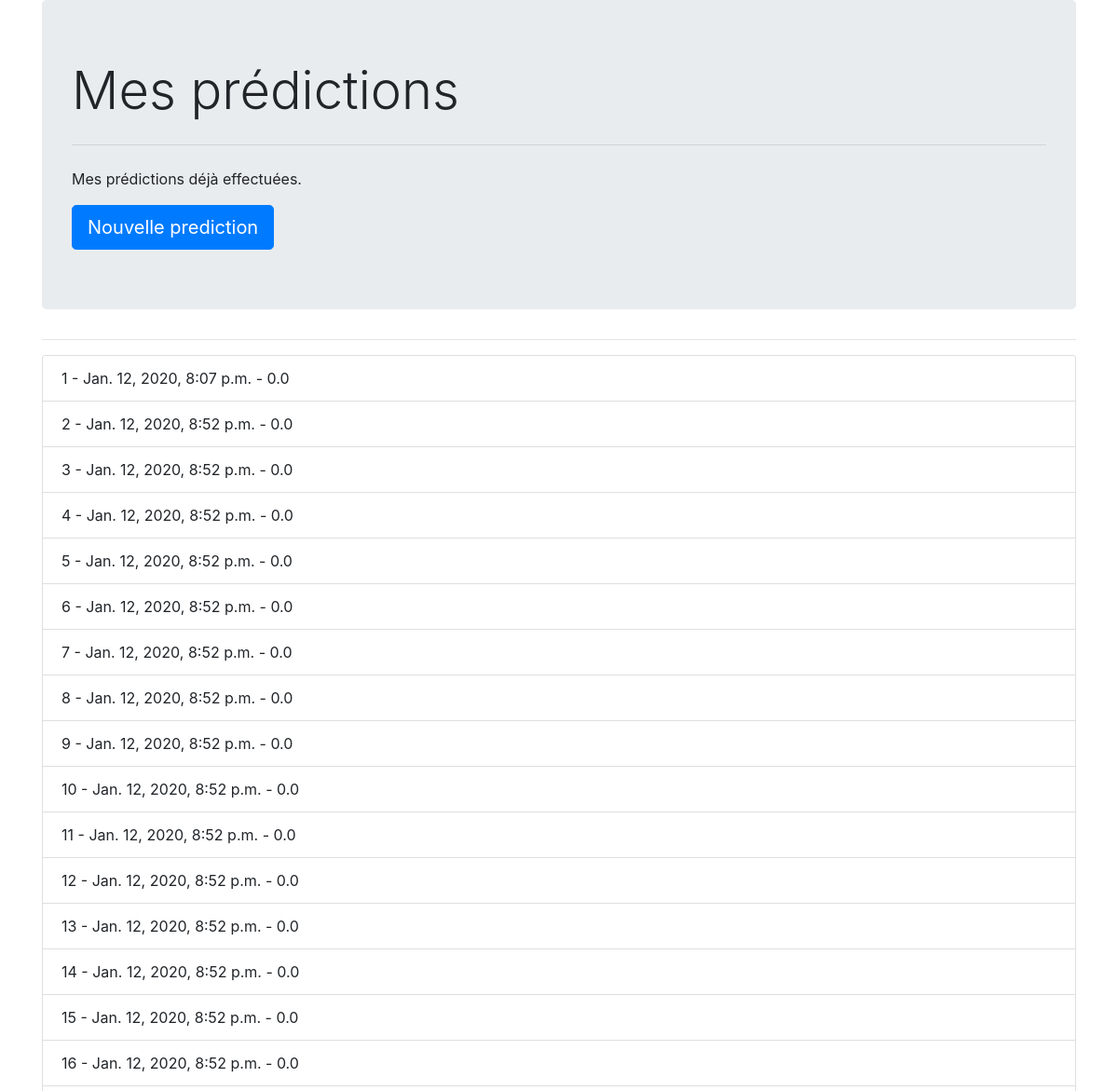
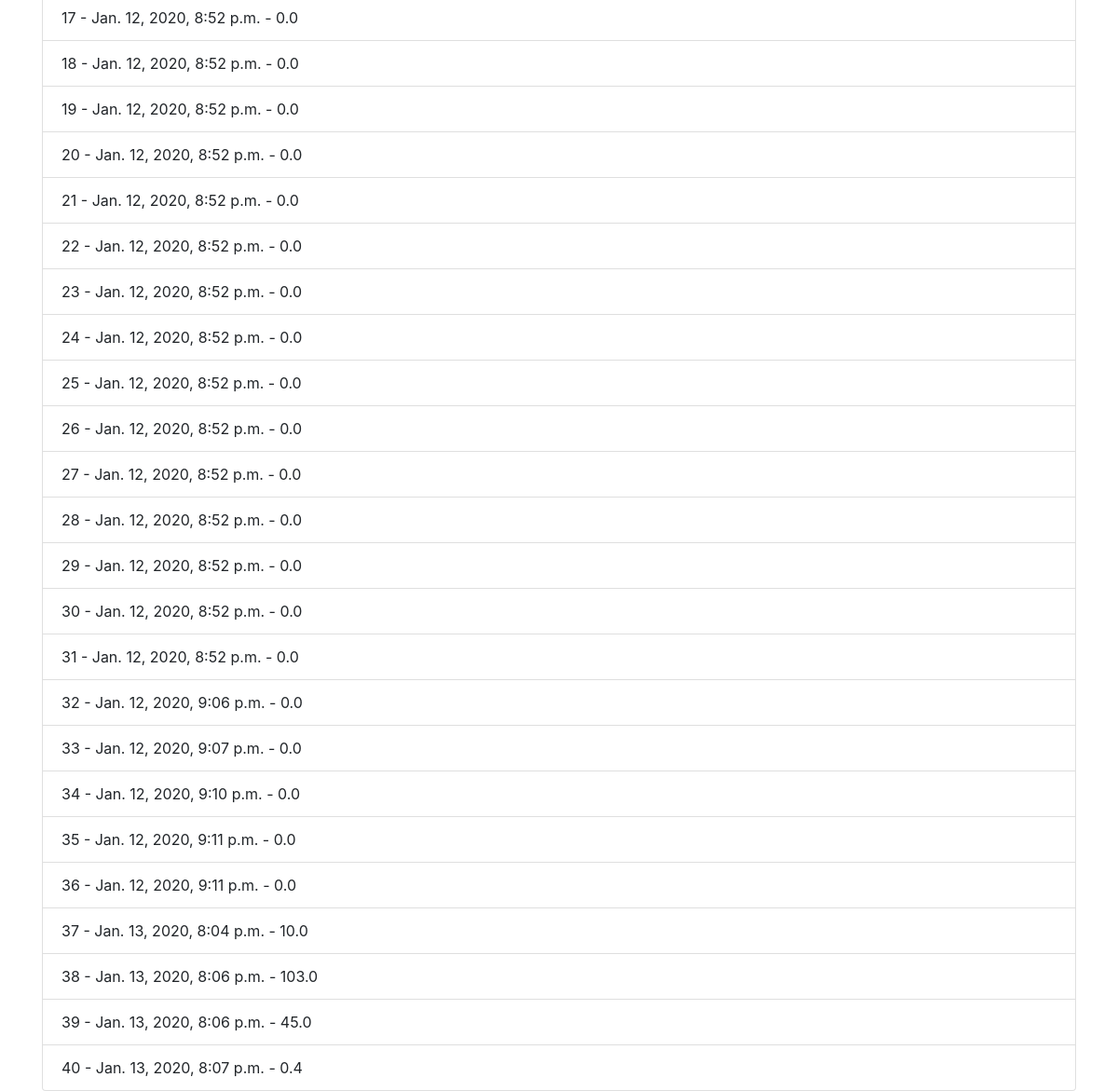
The page /predictions/ on the database its author committed (2 pictures, top to bottom).
### predictions/models.py (models this page shows)
class Prediction(models.Model):
    id = models.AutoField(primary_key=True)
    created_at = models.DateTimeField(auto_now=True)
    updated_at = models.DateTimeField(auto_now=True)
    result = models.FloatField(default=0)

### predictions/views.py (the view)
# urls.py: path('', views.prediction_index),
def prediction_index(request):
    predictions = Prediction.objects.all()
    return render(request, 'predictions/index.html', {'predictions': predictions})

### predictions/templates/predictions/index.html (shortened to what this page needs)
{% extends 'layouts/base.html' %}
{% block content %}
  <div class="container">
    <div class="jumbotron">
      <h1 class="display-4">Mes prédictions</h1>
      <hr class="my-4">
      <p>Mes prédictions déjà effectuées.</p>
      <a class="btn btn-primary btn-lg" href="new" role="button">Nouvelle prediction</a>
    </div>
    <hr>
    <ul class="list-group">
      {% for prediction in predictions %}
        <li class="list-group-item">
          {{ prediction.id }} - {{ prediction.created_at }} - {{ prediction.result }}
        </li>
      {% endfor %}
    </ul>
{% endblock %}

### templates/layouts/base.html (shortened to what this page needs)
{% load static %}
<html>
    <head>
      <link rel="stylesheet" href="https://stackpath.bootstrapcdn.com/bootstrap/4.4.1/css/bootstrap.min.css">
    </head>
    <body>
      {% block content %}
      {% endblock %}
    </body>
</html>

### rows shown on the page
Prediction: id "1", created_at "Jan. 12, 2020, 8:07 p.m.", result "0.0"
Prediction: id "2", created_at "Jan. 12, 2020, 8:52 p.m.", result "0.0"
Prediction: id "3", created_at "Jan. 12, 2020, 8:52 p.m.", result "0.0"
Prediction: id "4", created_at "Jan. 12, 2020, 8:52 p.m.", result "0.0"
Prediction: id "5", created_at "Jan. 12, 2020, 8:52 p.m.", result "0.0"
Prediction: id "6", created_at "Jan. 12, 2020, 8:52 p.m.", result "0.0"
Prediction: id "7", created_at "Jan. 12, 2020, 8:52 p.m.", result "0.0"
Prediction: id "8", created_at "Jan. 12, 2020, 8:52 p.m.", result "0.0"
Prediction: id "9", created_at "Jan. 12, 2020, 8:52 p.m.", result "0.0"
Prediction: id "10", created_at "Jan. 12, 2020, 8:52 p.m.", result "0.0"
Prediction: id "11", created_at "Jan. 12, 2020, 8:52 p.m.", result "0.0"
Prediction: id "12", created_at "Jan. 12, 2020, 8:52 p.m.", result "0.0"
Prediction: id "13", created_at "Jan. 12, 2020, 8:52 p.m.", result "0.0"
Prediction: id "14", created_at "Jan. 12, 2020, 8:52 p.m.", result "0.0"
Prediction: id "15", created_at "Jan. 12, 2020, 8:52 p.m.", result "0.0"
Prediction: id "16", created_at "Jan. 12, 2020, 8:52 p.m.", result "0.0"
Prediction: id "17", created_at "Jan. 12, 2020, 8:52 p.m.", result "0.0"
Prediction: id "18", created_at "Jan. 12, 2020, 8:52 p.m.", result "0.0"
Prediction: id "19", created_at "Jan. 12, 2020, 8:52 p.m.", result "0.0"
Prediction: id "20", created_at "Jan. 12, 2020, 8:52 p.m.", result "0.0"
Prediction: id "21", created_at "Jan. 12, 2020, 8:52 p.m.", result "0.0"
Prediction: id "22", created_at "Jan. 12, 2020, 8:52 p.m.", result "0.0"
Prediction: id "23", created_at "Jan. 12, 2020, 8:52 p.m.", result "0.0"
Prediction: id "24", created_at "Jan. 12, 2020, 8:52 p.m.", result "0.0"
Prediction: id "25", created_at "Jan. 12, 2020, 8:52 p.m.", result "0.0"
Prediction: id "26", created_at "Jan. 12, 2020, 8:52 p.m.", result "0.0"
Prediction: id "27", created_at "Jan. 12, 2020, 8:52 p.m.", result "0.0"
Prediction: id "28", created_at "Jan. 12, 2020, 8:52 p.m.", result "0.0"
Prediction: id "29", created_at "Jan. 12, 2020, 8:52 p.m.", result "0.0"
Prediction: id "30", created_at "Jan. 12, 2020, 8:52 p.m.", result "0.0"
Prediction: id "31", created_at "Jan. 12, 2020, 8:52 p.m.", result "0.0"
Prediction: id "32", created_at "Jan. 12, 2020, 9:06 p.m.", result "0.0"
Prediction: id "33", created_at "Jan. 12, 2020, 9:07 p.m.", result "0.0"
Prediction: id "34", created_at "Jan. 12, 2020, 9:10 p.m.", result "0.0"
Prediction: id "35", created_at "Jan. 12, 2020, 9:11 p.m.", result "0.0"
Prediction: id "36", created_at "Jan. 12, 2020, 9:11 p.m.", result "0.0"
Prediction: id "37", created_at "Jan. 13, 2020, 8:04 p.m.", result "10.0"
Prediction: id "38", created_at "Jan. 13, 2020, 8:06 p.m.", result "103.0"
Prediction: id "39", created_at "Jan. 13, 2020, 8:06 p.m.", result "45.0"
Prediction: id "40", created_at "Jan. 13, 2020, 8:07 p.m.", result "0.4"
